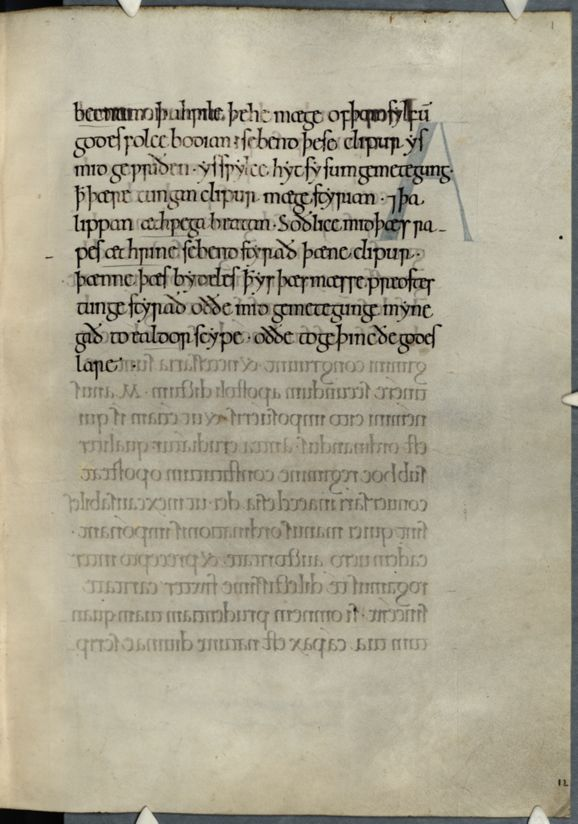
#> input picture CCCC 44/001.jpg, 578 x 824 px
$ jupyter execute --allow-errors '5. The Manuscript Average.ipynb'
#> lines starting #> are read from the running program, lines starting #| are printed output that depends on the picture
**By Peter A. Stokes, École Pratique des Hautes Études – Université PSL**

_These are brief notes and exercises on working with images using Python. They are intended as complements to classroom teaching. They assume a a basic level of Python programming, and that the relevant SciKit libraries have already been installed in your Python system. **This notebook also assumes that you have already completed 1. Basic Image Manipulation with SciKit-Image, and that you have a pre-existing directory structure with images of Cambridge, Corpus Christi College MS 44 which can be obtained from Parker on the Web: https://parker.stanford.edu.**_

In a very interesting blog post, Jesse Hurlbut proposed different ways of calculating a 'manuscript average', by taking all the images of a complete manuscript and overlaying them on top of each other in different ways. Doing this shows very vividly the consistency (or lack thereof) in layout, and also highlights any specific pages which vary significantly from the norm. You can see the original blog post at http://jessehurlbut.net/wp/mssart/?page_id=2097

The goal of this exercise is to write a program using skimage to create our own 'manuscript average' images using our own manuscripts. We have already learned everything we need to do this in the first exercise; we just need to put it all together. This can also be done with the Python Image Library (PIL), and in some ways PIL is easier to use, but we are already familiar with skimage, and using it gives us a clearer idea of what's going on and allows us to go a bit further in our understanding of Python.

# Step By Step...

Let's go through the process step by step to begin with, and then we can put it all together at the end. This is always a good approach: to do things one bit at a time, testing along the way to make sure it all works, rather than trying to write everything at once and then having a real mess to sort out when things go wrong.

## Setup and initialisation

Very often, scripts consist of three parts:

1. An initial part for importing libraries and setting up initial variables;
1. A main central part for doing the 'heavy' processing;
1. A final part for producing output (saving results, printing to the console, etc.)

We can see this pattern in the code here. First, we import the necessary libraries, initialise some variables, and read in the list of files that we will be processing.

[cell 1]
from skimage import io
from skimage.transform import resize
from skimage.exposure import equalize_adapthist
from numpy import zeros, full, minimum
from matplotlib import pyplot as plt
import os, glob

# This is some "magic" to tell Jupyter to display the images in a new window
# rather than inline in the notebook, so that we can see them more clearly.
# Feel free to remove the line if you prefer.
#%matplotlib qt5

directory = 'CCCC 44/'
filelist = glob.glob(directory + '*.jpg')

In order for the code to work properly, all the images need to be the same size. In practice the images are often slightly different sizes, so we will need to scale them. The problem is that we have to decide in advance what size all the images should be. Here, I've decided simply to find the smallest image and to scale all the other images to that. The procedure we follow is this:

1. Set the initial minimum size to zero
1. For each image file in the directory:
   1. If the minimum size is still zero then set the minimum to the size of this image.
   1. Otherwise, if the current image is smaller than the minimum size then save the current size as the minimum
   1. Otherwise, if this image is bigger than the smallest so far, then ignore this image and go on to the next one.

The last two 'otherwise' can be rewritten as follows:

1. Set the initial minimum size to zero
1. For each image file in the directory:
   1. If the minimum size is still zero then set the minimum to the size of this image.
   1. Otherwise, set the current minimum to either the value it has now or to the size of the new image, whichever is smaller.

This is harder for us to understand but is a bit easier for the computer.

[cell 2]
minx = 0
miny = 0

for f in filelist:
    im = io.imread(f)
#> im is the input picture: shape (824, 578, 3); mean R, G, B 170.5, 164.5, 145

    if (minx, miny) == (0,0):
        minx, miny, _ = im.shape
#> minx = 824; miny = 578
    else:
        x, y, _ = im.shape
        minx = min(x, minx)
        miny = min(y, miny)

Now we need to set up the images. We create two 'empty' images to which we will add all the images from our manuscript. The one for blending images should be entirely black to begin with, and the one for the 'darker' operation should be white. In order to do this, we need to remember that in sklearn, images are just cases of [`numpy.ndarray`](https://numpy.org/doc/stable/reference/generated/numpy.ndarray.html), so we can use [`zeros`](https://numpy.org/doc/stable/reference/generated/numpy.zeros.html) and [`full`](https://numpy.org/doc/stable/reference/generated/numpy.full.html?highlight=full#numpy.full) to achieve this.

We also need to decide what transparency value to use for the images. Ideally it makes sense to use an equal transparency for each image, with the total transparency at 100%. This means that if there are two images then each image should be 50% transparent; four images should be 25% and so on, so n images should have transparency of 1/n. There's a small problem here in that if the transparency is too small then the images seem to come out as black, so we have to set a minimum transparencey as well. A value of `0.01` seems to work, but feel free to try different values here.

[cell 3]
alpha = max(1.0/len(filelist), 0.01)

# Create new black image (i.e. an ndarray of integers filled with zeros)
im_blend = zeros((minx, miny, 3), dtype=int)

# Create new white image (i.e. an ndarray of integers filled with 255)
im_dark = full((minx, miny, 3), 255, dtype=int)

# Show one image, just to check that it looks OK
plt.imshow(im_dark)

## Processing the images

Now that we have set everything up, we can start processing the images. To begin with, let's figure out the process for a single image, and then we can put it all together into a loop.

### Loading the images

The first thing to do is to load in the image and resize it, which we can do very easily with scikit's [`io.imread`](https://scikit-image.org/docs/dev/api/skimage.io.html#skimage.io.imread) and [`transform.resize`](https://scikit-image.org/docs/dev/api/skimage.transform.html#skimage.transform.resize):

[cell 4]
f = directory + '001.jpg'
im = io.imread(f)

im_rz = resize(im, (minx, miny), anti_aliasing=True)

### Flipping (or mirroring) the images

We then need to see if the image is of a recto or a verso page. Normally, rectos and versos are mirrors of each other in terms of page layout (i.e. the left margin on a recto will match the right margin on a verso, and so on). For this reason we need to mirror all the recto pages (or all the versos) to make sure they lign up. In order to do this, we assume that the file name includes the necessary information:

1. If the file name (excluding the extension) ends in 'v' then we assume it's a verso (e.g. 002v, 35v, etc.);
1. If the file name ends in 'r' then we assume it's a recto (e.g. 215r, etc.)
1. If the file name comprises a number, then we assume it refers to a page, and so:
   1. If the number is odd then we assume it's a recto
   1. If the number is even then we assume it's a verso

In order to tell if a number is even or odd, we can use the _modulo_ operator, %. The modulo operator gives the remainder if the first number is divided by the second number. Therefore n % 2 will be zero if n is even, and will be one if n is odd.

There is one last problem: how do we flip an image with scikit-image? Unlike PIL, there is no 'flip' or 'mirror' available. However, we don't need it, because we can use Python's array indexing, including a negative value for the step part of the slice. To reverse a list (or an array) we simply slice the whole list, but provide a negative step:

[cell 5]
example = [1,2,3,4,5,6,7,8,9,10]

# Use list slicing to print the whole list
print(example[:])

# Use list slicing and steps to print every second number
print(example[::2])

# Use list slicing and steps to print the list backwards
print(example[::-1])

We can now put these steps together to decide which images need to be mirrored, and to do the mirroring:

[cell 6]
# Get the basename without extension
fol = os.path.splitext(os.path.basename(f))[0]

# We need to flip all the versos (or all the rectos)
# so that the page layout matches.
if (fol.lower()[-1] == 'v'):
    imfinal = im_rz[:, ::-1, :]
elif (fol.lower()[-1] == 'r'):
    imfinal = im_rz
elif (int(fol) % 2 == 0):
    imfinal = im_rz[:, ::-1, :]
else:
    imfinal = im_rz

plt.imshow(imfinal)

### Combining the images with 'blend'

We can now combine the images. Like Jesse Hurlbut, we want to use two different methods: blending, to blend the different images equally together, and darkening, to preserve the darkest part of each image. Let's look first at blending. PIL has `blend` built in, so we could use that, but in fact it's very easy to do with skimage if you think about it a bit. The idea here is that we take each image, one at a time, we make it partly transparent, and we add that transparent image to the sum of all the other images. We can do that with matrix manipulation: we can take (say) 10% of each pixel in our our new image and add it to 90% of the corresponding pixel in the current image.
We won't see much at this point, of course, because we only have one image, but we can have a look anyway just to make sure that something happened.

[cell 7]
# Add 10% of the new image to 90% of the base image
im_blend = 0.1 * imfinal + (1-0.1) * im_blend

plt.imshow(im_blend, cmap="Greys")

Now we want to put all of this together into a single loop. Notice that this follows the same pattern as we used for automatic batch processing of a set of images in Exercice 1. Rather than using 10% for our blending, we should also use the value of alpha that we calculated above.

A loop like this might take a long time to run, so let's add some `print()` statements to tell the user that things are happening, and also because if there is a problem then this can help us understand where things went wrong.

[cell 8]
for f in filelist:
    print('Reading image', f)
    im = io.imread(f)

    im_rz = resize(im, (minx, miny))

    # Get the basename without extension
    fol = os.path.splitext(os.path.basename(f))[0]

    # We need to flip all the versos (or all the rectos)
    # so that the page layout matches.
    if (fol.lower()[-1] == 'v'):
        imfinal = im_rz[:, ::-1, :]
    elif (fol.lower()[-1] == 'r'):
        imfinal = im_rz
    elif (int(fol) % 2 == 0):
        imfinal = im_rz[:, ::-1, :]
    else:
        imfinal = im_rz

    im_blend = alpha * imfinal + (1-alpha) * im_blend

plt.imshow(im_blend)

### Combining the images with 'darken'

The other method that we want to test is 'darken'. This means that we look at each pixel in the first image, compare it to the corresponding pixel in the second image, and take whichever is darker. Once again, we can do this easily with skimage by using the capacities of the numpy `ndarray`, if we remember that 'darker' here means 'lower value' (in other words closer to zero). So the darker of two pixels is the one with the minimum value, and we can therefore use Numpy's element-wise `minimum`. Let's repeat what we did for 'blend', replacing the blending with the minimum:

[cell 9]
im_dark = minimum(im_dark, imfinal)

plt.imshow(im_dark)

[cell 10]
for f in filelist:
    print('Reading image', f)
    im = io.imread(f)

    im_rz = resize(im, (minx, miny))

    # Get the basename without extension
    fol = os.path.splitext(os.path.basename(f))[0]

    # We need to flip all the versos (or all the rectos)
    # so that the page layout matches.
    if (fol.lower()[-1] == 'v'):
        imfinal = im_rz[:, ::-1, :]
    elif (fol.lower()[-1] == 'r'):
        imfinal = im_rz
    elif (int(fol) % 2 == 0):
        imfinal = im_rz[:, ::-1, :]
    else:
        imfinal = im_rz

    im_dark = minimum(im_dark, imfinal)

plt.imshow(im_dark)

## The Output

After this we now have our two 'manuscript average' images: one using the blending method and the other using the 'darker' method. All we need to do now is save the images.

It turns out also that the 'blend' image is often very faint. This could probably be fixed by playing with the alpha values above, but we can also use one of skimage's automatic contrast adjustments instead.

[cell 11]
# The blended image is a bit faint, so let's enhance the contrast
im_blend = equalize_adapthist(im_blend)
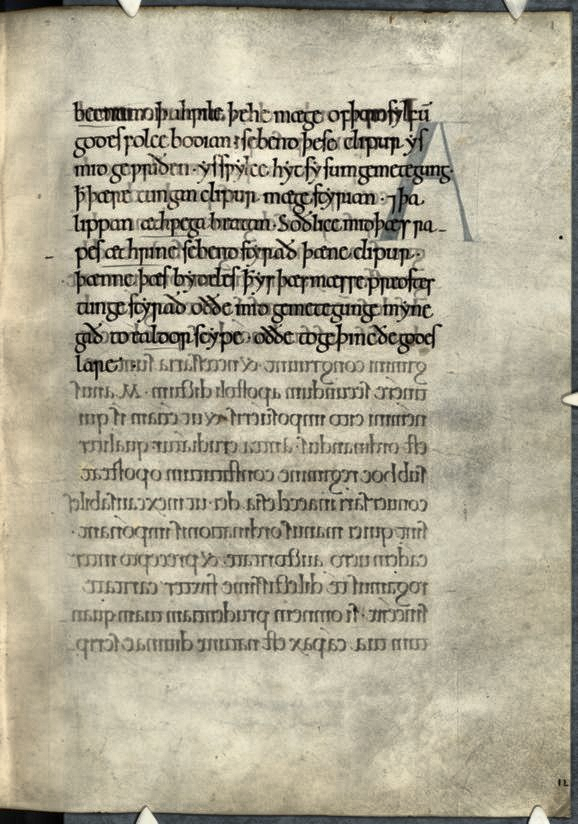
#> im_blend: shape (824, 578, 3) float64; mean R, G, B 0.686, 0.662, 0.584

#> (the rest of this cell did not finish here and is left out)
